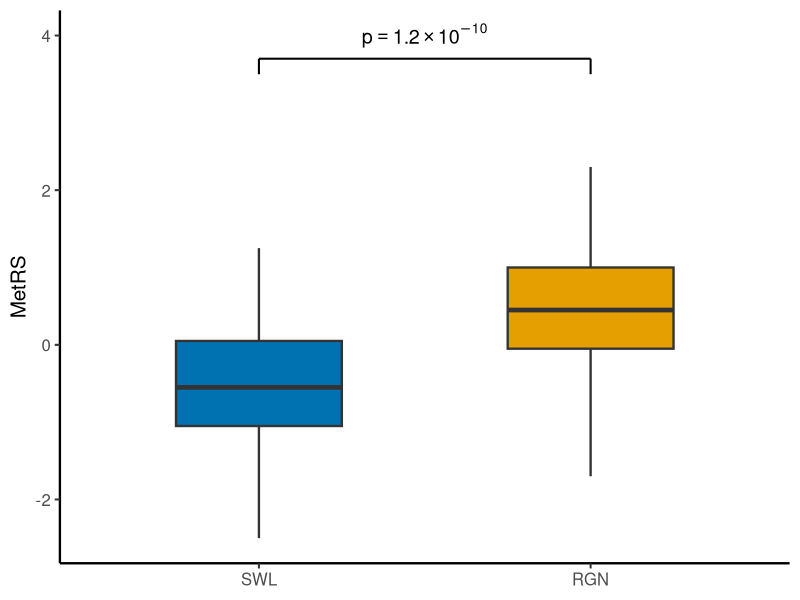

The R source for this figure:
library(ggplot2)
library(here)
setwd(here::here("figures/Fig3a"))

d = read.csv("data.csv")
d$group = factor(d$group, levels = c("SWL", "RGN"))

fill_cols = c("SWL" = "#0072B2", "RGN" = "#E69F00")

p = ggplot(d, aes(x = group, fill = group)) +
  geom_boxplot(
    aes(ymin = whisker_low, lower = q1, middle = median, upper = q3, ymax = whisker_high),
    stat = "identity", width = 0.5, linewidth = 0.8, outlier.shape = NA
  ) +
  annotate("segment", x = 1, xend = 2, y = 3.7, yend = 3.7, linewidth = 0.7) +
  annotate("segment", x = 1, xend = 1, y = 3.5, yend = 3.7, linewidth = 0.7) +
  annotate("segment", x = 2, xend = 2, y = 3.5, yend = 3.7, linewidth = 0.7) +
  annotate("text", x = 1.5, y = 4.0, label = "p == 1.2 %*% 10^{-10}", parse = TRUE, size = 5) +
  scale_fill_manual(values = fill_cols) +
  scale_x_discrete(limits = c("SWL", "RGN")) +
  labs(x = NULL, y = "MetRS") +
  theme_classic(base_size = 15) +
  theme(legend.position = "none", axis.line = element_line(linewidth = 0.8))

ggsave("fig3a.png", p, width = 5, height = 4, dpi = 800, bg = "white")
